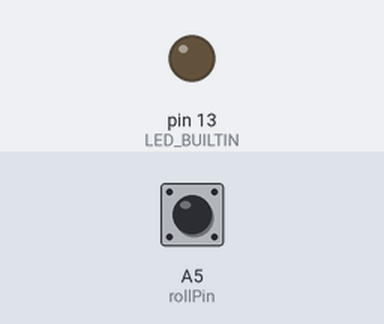
This sketch was run on a simulated Arduino Uno, built with avr-gcc and run on an emulated ATmega328P. Shown: output pins drawn as LEDs (lit = HIGH). Inputs (shaded band) come from the test bench; at power-on: A5 (rollPin) HIGH.

Above: at 1.2 s.
1.3 s: A5 (rollPin) pulled LOW for 0.15 s
At 3.49 s:
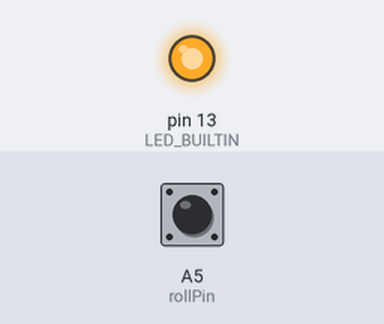
4.3 s: A5 (rollPin) pulled LOW for 1 s
7.3 s: A5 (rollPin) pulled LOW for 3.2 s
Timing chart, 0 to 14.2 s (numbered marks = the images above; inputs shaded):
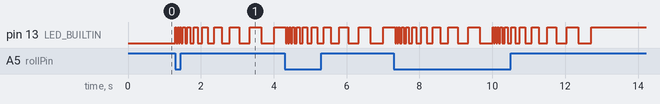

The sketch:

03_BlinkSlowdownWithoutDelay.ino
```cpp
// Same as BlinkSlowdown, but using millis instead of delay.
// Turned out this is unnecessary for my purpose, I use interrupt to refresh the display instead.
// Hari Wiguna, 2019

unsigned long startingSpeed = 30;
unsigned long startingDeceleration = 1;
unsigned long actionDelay = 0;
unsigned long decelerationRate = 0;
byte rollPin = A5;

#define IS_IDLE 0
#define IS_PRESSED 1
#define LED_ON 2
#define LED_OFF 3
byte state = IS_IDLE;

unsigned long timeForAction;

void setup() {
  pinMode(LED_BUILTIN, OUTPUT);
  pinMode(rollPin, INPUT_PULLUP);
}

// the loop function runs over and over again forever
void loop() {
  switch (state) {
    case IS_IDLE:
        if (digitalRead(rollPin) == LOW) {
          actionDelay = startingSpeed;
          decelerationRate = startingDeceleration;
          timeForAction = millis() + actionDelay; // When we should turn OFF the LED
          digitalWrite(LED_BUILTIN,HIGH);
          state = LED_ON;
        }
    break;

    case LED_ON:
      if (millis() >= timeForAction) {
          timeForAction = millis() + actionDelay; // When we should turn ON the LED
          actionDelay += decelerationRate; // keep increasing actionDelay
          decelerationRate+=2;
          digitalWrite(LED_BUILTIN, LOW);
          state = LED_OFF;
      }
    break;

    case LED_OFF:
      if (millis() >= timeForAction) {
          timeForAction = millis() + actionDelay; // When we should turn ON the LED
          actionDelay += decelerationRate; // keep increasing actionDelay
          decelerationRate+=2;
          digitalWrite(LED_BUILTIN, HIGH);

          if (actionDelay < 400)
            state = LED_ON;
          else
            state = IS_IDLE;
      }
      break;
  }

}
```
